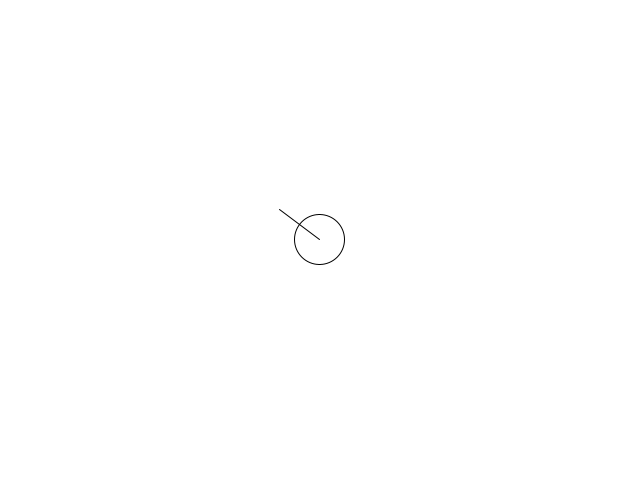
Frame 1 (no input)
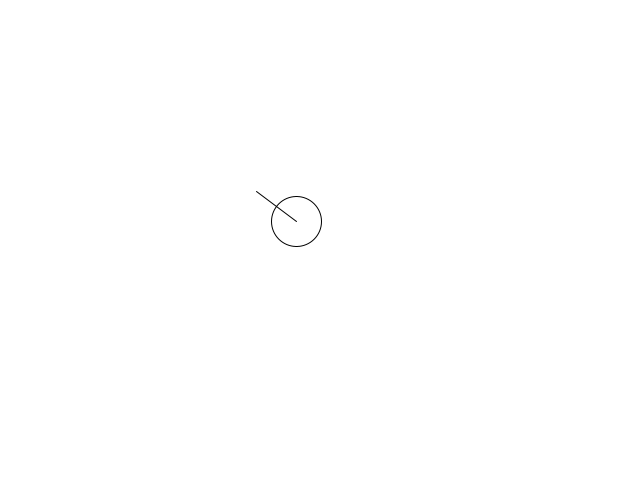
Frame 60 (the mouse pressed at the canvas centre just before this capture)
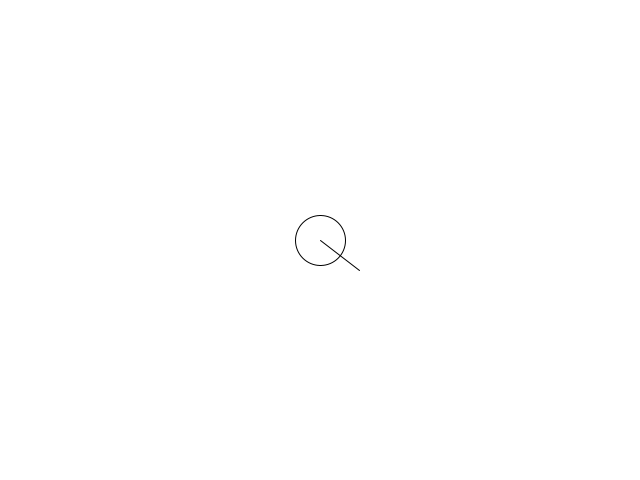
Frame 120 (the mouse held since frame 60 and released just before this capture)

The Processing sketch that drew these frames (run headless with seeded random() and noise(); from frame 60 on, the mouse is pressed at the canvas centre):

// Processing sketch: VECTOR_1
// ── VECTOR_1.pde
PVector posCircle; //posicion del circulo

float speedMovement=0.5; //por lo que multiplico la posicion para que el vector se mueva a x,y coordenada pero con la misma magnitud
void setup() {

  size(640, 480);
  posCircle = new PVector(width/2, height/2);
}

void draw() {

  background(255);

  PVector mouse = new PVector(mouseX, mouseY);
  PVector direction = PVector.sub(mouse, posCircle);

  //NORMALIZO
  direction.normalize(); 

  //HAGO QUE EL VECTOR CAMBIE POSICION PERO NO DE MAGNITUD
  direction.mult(speedMovement);
  println(direction.mag());

  posCircle.add(direction);


  ellipse(posCircle.x, posCircle.y, 50, 50);
  
  
  
  pushMatrix();
  translate(posCircle.x, posCircle.y);
  direction.normalize(); 
  line(0, 0, direction.x * 50, direction.y * 50);
  popMatrix();
  
}
